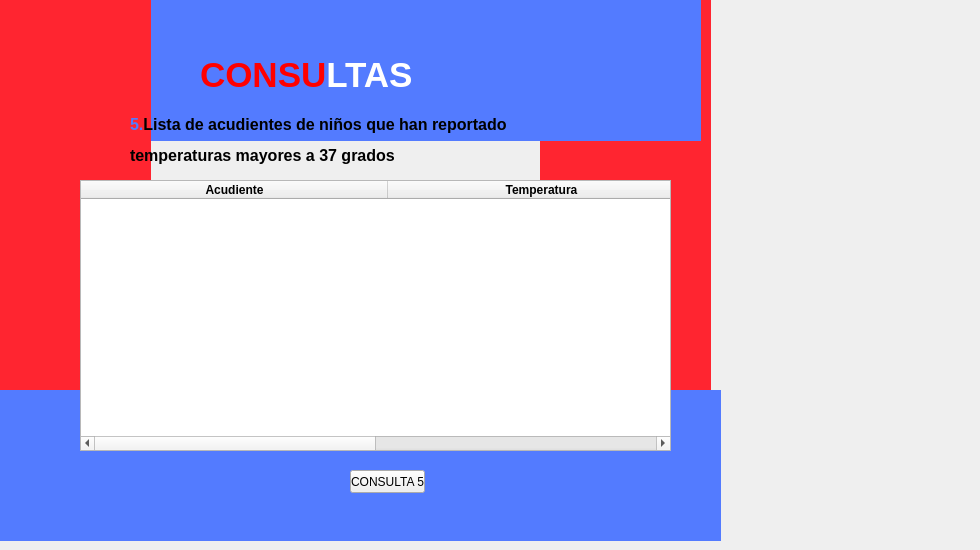
      <widget class="QWidget" name="tab_4">
       <attribute name="title">
        <string>Consulta 5</string>
       </attribute>
       <widget class="QTableWidget" name="Tabla_consulta_5">
        <property name="geometry">
         <rect>
          <x>80</x>
          <y>180</y>
          <width>591</width>
          <height>271</height>
         </rect>
        </property>
        <attribute name="horizontalHeaderDefaultSectionSize">
         <number>307</number>
        </attribute>
        <column>
         <property name="text">
          <string>Acudiente</string>
         </property>
         <property name="font">
          <font>
           <weight>75</weight>
           <bold>true</bold>
          </font>
         </property>
        </column>
        <column>
         <property name="text">
          <string>Temperatura</string>
         </property>
         <property name="font">
          <font>
           <weight>75</weight>
           <bold>true</bold>
          </font>
         </property>
        </column>
       </widget>
       <widget class="QLabel" name="label_109">
        <property name="geometry">
         <rect>
          <x>0</x>
          <y>0</y>
          <width>151</width>
          <height>531</height>
         </rect>
        </property>
        <property name="styleSheet">
         <string notr="true">background-color: rgb(83, 123, 255);
background-color: rgb(255, 37, 48);</string>
        </property>
        <property name="text">
         <string/>
        </property>
       </widget>
       <widget class="QLabel" name="label_110">
        <property name="geometry">
         <rect>
          <x>200</x>
          <y>30</y>
          <width>771</width>
          <height>91</height>
         </rect>
        </property>
        <property name="styleSheet">
         <string notr="true">font: 24pt &quot;Eras Bold ITC&quot;;</string>
        </property>
        <property name="text">
         <string>&lt;html&gt;&lt;head/&gt;&lt;body&gt;&lt;p&gt;&lt;span style=&quot; font-size:26pt; font-weight:600; color:#ff0000;&quot;&gt;CONSU&lt;/span&gt;&lt;span style=&quot; font-size:26pt; font-weight:600; color:#ffffff;&quot;&gt;LTAS&lt;/span&gt;&lt;/p&gt;&lt;/body&gt;&lt;/html&gt;</string>
        </property>
       </widget>
       <widget class="QLabel" name="label_111">
        <property name="geometry">
         <rect>
          <x>540</x>
          <y>0</y>
          <width>171</width>
          <height>541</height>
         </rect>
        </property>
        <property name="styleSheet">
         <string notr="true">background-color: rgb(83, 123, 255);
background-color: rgb(255, 37, 48);</string>
        </property>
        <property name="text">
         <string/>
        </property>
       </widget>
       <widget class="QLabel" name="label_112">
        <property name="geometry">
         <rect>
          <x>0</x>
          <y>0</y>
          <width>701</width>
          <height>141</height>
         </rect>
        </property>
        <property name="styleSheet">
         <string notr="true">background-color: rgb(83, 123, 255);</string>
        </property>
        <property name="text">
         <string/>
        </property>
       </widget>
       <widget class="QLabel" name="label_113">
        <property name="geometry">
         <rect>
          <x>0</x>
          <y>390</y>
          <width>721</width>
          <height>151</height>
         </rect>
        </property>
        <property name="styleSheet">
         <string notr="true">background-color: rgb(83, 123, 255);</string>
        </property>
        <property name="text">
         <string/>
        </property>
       </widget>
       <widget class="QLabel" name="label_118">
        <property name="geometry">
         <rect>
          <x>130</x>
          <y>110</y>
          <width>561</width>
          <height>61</height>
         </rect>
        </property>
        <property name="whatsThis">
         <string>&lt;html&gt;&lt;head/&gt;&lt;body&gt;&lt;p&gt;xvv&lt;/p&gt;&lt;/body&gt;&lt;/html&gt;</string>
        </property>
        <property name="text">
         <string>&lt;html&gt;&lt;head/&gt;&lt;body&gt;&lt;p&gt;&lt;span style=&quot; font-size:12pt; font-weight:600; color:#537bff;&quot;&gt;5.&lt;/span&gt;&lt;span style=&quot; font-size:12pt; font-weight:600;&quot;&gt;Lista de acudientes de niños que han reportado&lt;/span&gt;&lt;/p&gt;&lt;p&gt;&lt;span style=&quot; font-size:12pt; font-weight:600;&quot;&gt; temperaturas mayores a 37 grados &lt;/span&gt;&lt;/p&gt;&lt;/body&gt;&lt;/html&gt;</string>
        </property>
       </widget>
       <widget class="QPushButton" name="Consul_19">
        <property name="geometry">
         <rect>
          <x>350</x>
          <y>470</y>
          <width>75</width>
          <height>23</height>
         </rect>
        </property>
        <property name="text">
         <string>CONSULTA 5</string>
        </property>
       </widget>
       <zorder>label_111</zorder>
       <zorder>label_112</zorder>
       <zorder>label_110</zorder>
       <zorder>label_109</zorder>
       <zorder>label_113</zorder>
       <zorder>Tabla_consulta_5</zorder>
       <zorder>label_118</zorder>
       <zorder>Consul_19</zorder>
      </widget>
